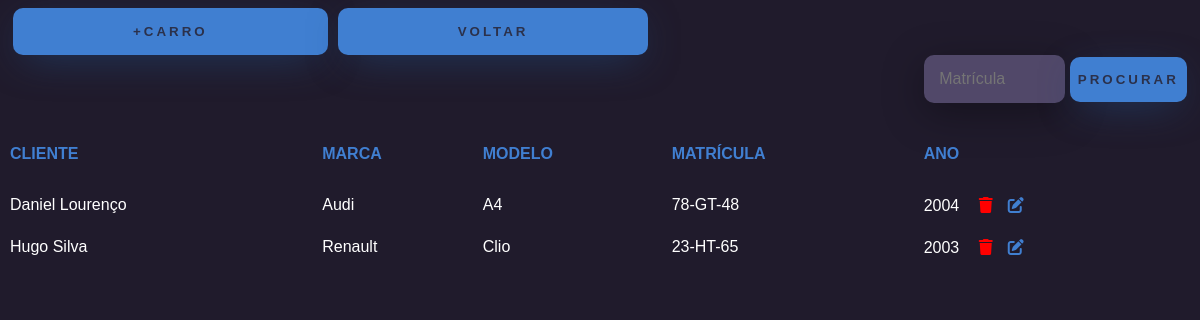
/carros/, run on an earlier commit of the app's database.
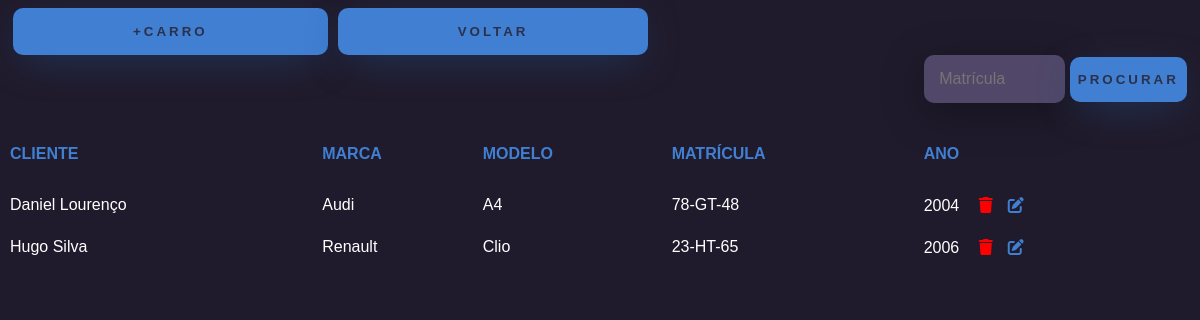
And on a later commit of the database.
### app/models.py (models this page shows, shortened)
class Carro(models.Model):
    marca = models.CharField(max_length=100)
    modelo = models.CharField(max_length=100)
    matricula = models.CharField(max_length=20,primary_key=True)
    ano = models.IntegerField()
    telemovel = models.ForeignKey(Cliente,on_delete=models.CASCADE)

class Cliente(models.Model):
    nome = models.CharField(max_length=100)
    apelido = models.CharField(max_length=100)
    telemovel = models.CharField(max_length=14, primary_key=True)
    email = models.EmailField(max_length=100)
    perm = models.CharField(max_length=50, default='cliente')
    def __str__(self):
        return f"{self.nome} {self.apelido}"

### app/views.py (the view)
# urls.py: path('carros/',carros,name="url_carros"),
def carros(request):
    filtro = request.GET.get('matricula','')
    info = {}
    if filtro:
        info['carros'] = Carro.objects.filter(matricula = filtro)
        return render(request,'lista_carros.html',info)
    else:
        info['carros'] = Carro.objects.all()
        return render(request,'lista_carros.html',info)

### app/templates/lista_carros.html (shortened to what this page needs)
<!DOCTYPE html>
<html lang="en">
<head>
    {% load static %}
    <link rel="stylesheet" href="{% static 'listaclientes.css' %}">
</head>
<body>
    <div class="form-div">
        <form action="{% url 'url_novo_carro' %}">
            <button type="submit" class="btn-login">+CARRO</button>
        </form>
        <form action="{% url 'url_home'%}">
            <button class="btn-login">VOLTAR</button>
        </form>
    </div>
    <div class="div-input">
        <form method="GET">
            <input type="text" name="matricula" placeholder="Matrícula">
            <button class="btn-voltar" type="submit">Procurar</button>
        </form>
    </div>
    <table>
        <tr>
            <th>CLIENTE</th>
            <th>MARCA</th>
            <th>MODELO</th>
            <th>MATRÍCULA</th>
            <th>ANO</th>
        </tr>
        {% for carro in carros %}
        <tr>
            <td>{{carro.telemovel}}</td>
            <td>{{carro.marca}}</td>
            <td>{{carro.modelo}}</td>
            <td>{{carro.matricula}}</td>
            <td>{{carro.ano}} <a href="deletecarro/{{carro.matricula}}"><i class="fa-solid fa-trash"></i></a><a href="editcarro/{{carro.matricula}}"><i class="fa-solid fa-edit"></i></a></td>
        </tr>
        {% endfor %}
    </table>
</body>
</html>

What changed in the data, as far as the page shows it:
changed Carro "Renault": ano "2003" → "2006"
